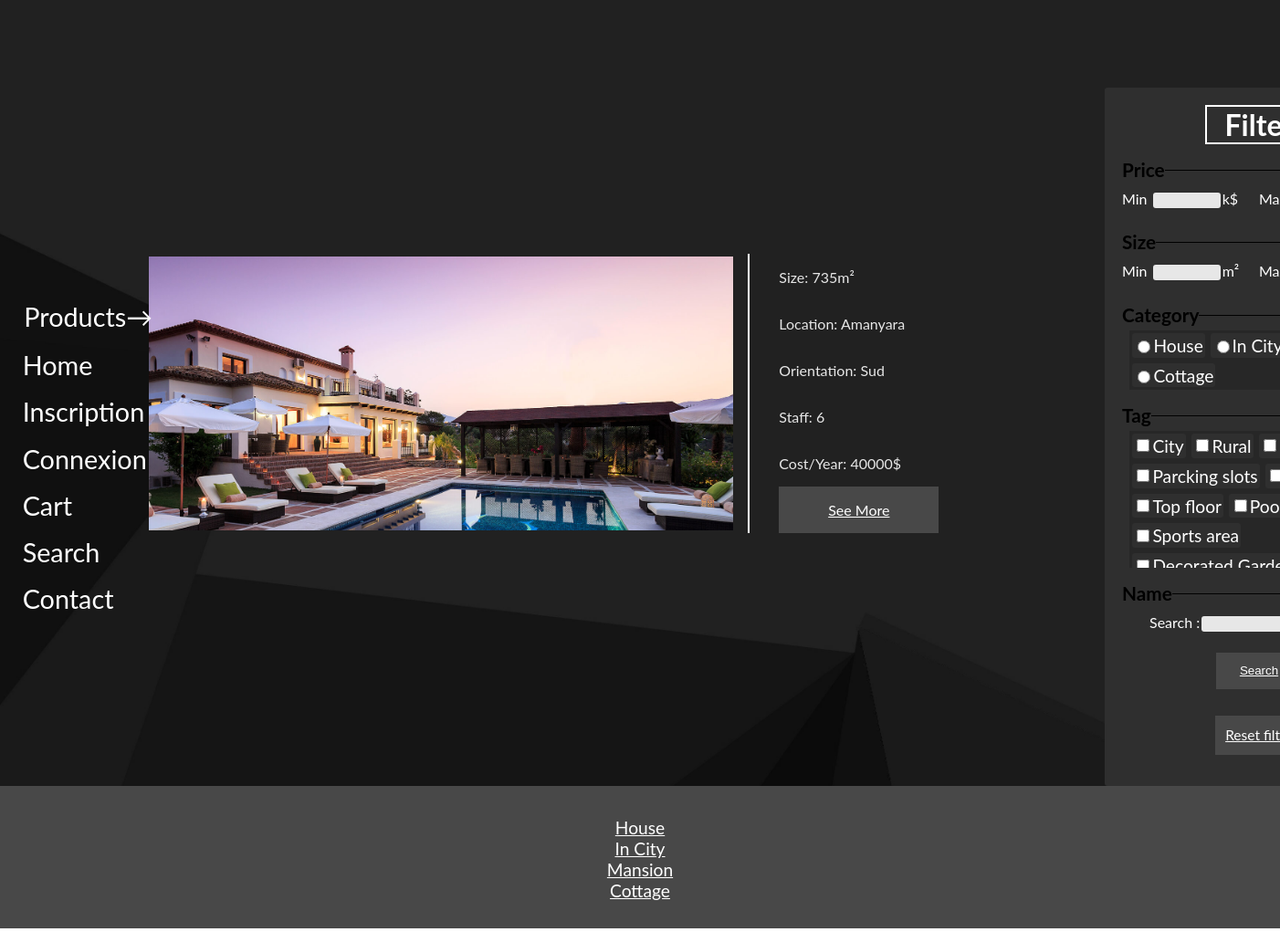
The page /product.php on the database as committed earlier.
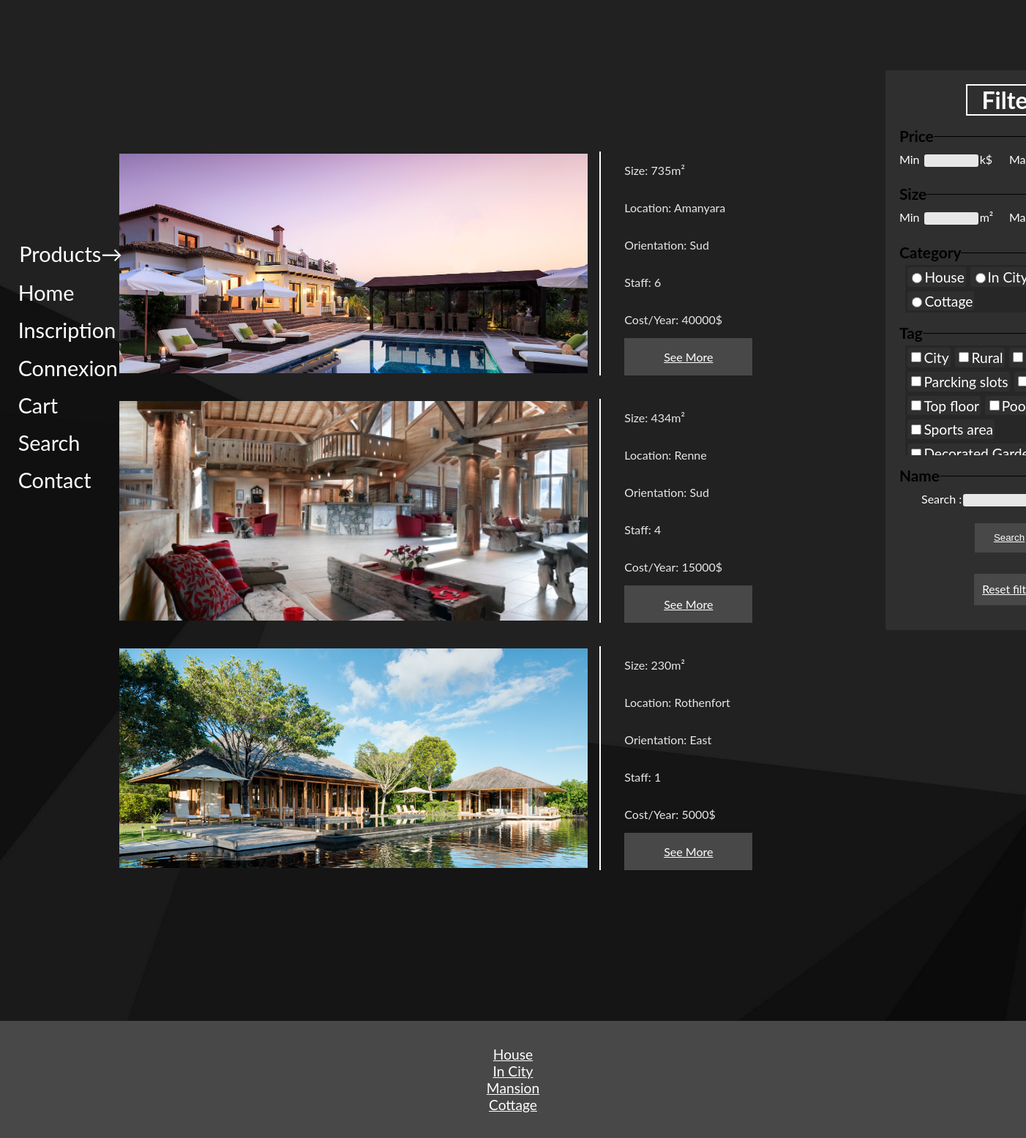
The same page on the database as committed later.
### tables this page shows
CREATE TABLE IF NOT EXISTS `products` (
  `id` int(11) NOT NULL AUTO_INCREMENT,
  `price` int(11) NOT NULL,
  `title` varchar(255) NOT NULL,
  `description` text NOT NULL,
  `image` varchar(255) NOT NULL,
  `size` float NOT NULL,
  `location` varchar(255) NOT NULL,
  `orientation` varchar(255) NOT NULL,
  `staff` int(11) NOT NULL,
  `cost` float NOT NULL,
  `id_agent` int(11) NOT NULL,
  PRIMARY KEY (`id`)
);

CREATE TABLE IF NOT EXISTS `category` (
  `id` int(11) NOT NULL AUTO_INCREMENT,
  `name` text NOT NULL,
  PRIMARY KEY (`id`)
);

### product.php (the view, shortened to what this page needs)
<!DOCTYPE html>
<html lang='en'>
	<head>
		<link rel='stylesheet' type='text/css' href="CSS/stylesheet.css" />
		<link rel="stylesheet" type="text/css" href="CSS/boot.css"/>
	</head>
	<body id='product-body'>
		<header>
			<?php include("header.php"); ?>
		</header>
		<main class='flexr just-center align-center'>
			<div id='products-box' class='flexc just-between align-center'>
			<?php
				if(!isset($_SESSION["product_filter"]))
				{
					$query = "SELECT title, image, users.name, users.avatar as avatar,  products.id as id_prod, size, price, cost , staff, location, orientation FROM products
						INNER JOIN agents ON products.id_agent = agents.id
						INNER JOIN users ON agents.id_user = users.id ";
				}
				else
				{
					$query = $_SESSION["product_filter"];
				}
				$products = $stmt->query($query)->fetchAll(PDO::FETCH_ASSOC);
				foreach($products as $product)
				{ ?>
					<div class='flexr just-between product-zone'>
						<div class='product-box flexr just-between align-center center'
							style='background-image:url(<?=$product["image"]?>); background-size:cover;'>
							</div>
							<div class='product-infos-plus flexc just-evenly align-start'>
								<p>Size: <?=$product["size"]?>m&#178;</p>
								<p>Location: <?=$product["location"]?></p>
								<p>Orientation: <?=$product["orientation"]?></p>
								<p>Staff: <?=$product["staff"]?></p>
								<p>Cost/Year: <?=$product["cost"]?>$</p>
								<a href='product.php?id=<?=$product["id_prod"]?>' class='product-link'>See More</a>
							</div>
						</div>
				<?php	}	?>
			</div>
			<div id='filter' class='flexc align-start'>
				<form id='filter-form' method='post'>
					<h1 id='filter-title'>Filter</h1>
					<div id='filter-zone' class='flexc just-start align-center'>
						<p class='filter-separator'>Price</p>
						<div id='filter-price' class='flexr just-between align-center'>
							<div class='filter-input-zone'>
								<label for='min-price'>Min</label>
								<input type='text' name='min-price' />k$
							</div>
							<div class='filter-input-zone'>
								<label for='max-price'>Max</label>
							</div>
						</div>
						<p class='filter-separator'>Size</p>
						<div id='filter-price' class='flexr just-between align-center'>
							<div class='filter-input-zone'>
								<label for='min-size'>Min</label>
								<input type='text' name='min-size' />m&#178;
							</div>
							<div class='filter-input-zone'>
								<label for='max-size'>Max</label>
							</div>
						</div>
						<p class='filter-separator' style='margin-bottom:5px;'>Category</p>
						<div class='filter-tag' style='max-height:280px;'>
							<?php
							$category = $stmt->query('SELECT * FROM category')->fetchAll(PDO::FETCH_ASSOC);
							foreach($category as $cat_tag)
							{
								echo "<span class='cat_tag'><input name='cat[]' type='radio' id='".$cat_tag["name"]."'
								value='".$cat_tag["id"]."'/>
								<label for='".$cat_tag["name"]."'>".$cat_tag["name"]."</label></span>";
							}
							?>
						</div>
						<p class='filter-separator' style='margin-bottom:5px;'>Tag</p>
						<div class='filter-tag' >
							<?php
							$sub_category = $stmt->query('SELECT * FROM `sub-category`')->fetchAll(PDO::FETCH_ASSOC);
							foreach($sub_category as $sub_cat_tag)
							{
								echo "<span class='cat_tag'><input type='checkbox' id='".$sub_cat_tag["name"]."'
								name='sub_cat[]' value='".$sub_cat_tag["id"]."'/>
								<label for='".$sub_cat_tag["name"]."' >".$sub_cat_tag["name"]."</label></span>";
							}
							?>
						</div>
					</div>
					<p class='filter-separator'>Name</p>
					<div class='filter-input-zone' id='filter-search'>
						<label for='search'>Search :</label><input type='text' name='search'/>
					</div>
					<div class='flexc just-center center align-center'>
						<input type='submit' name='filter_submit' value='Search' id='filter-submit' style='align-self:center;'/>
						<a href='product.php?filter=clear' id='filter-reset'>Reset filter</a>
					</div>
				</form>
			</div>
		</main>
		<footer>
			<?php include("footer.php"); ?>
		</footer>
	</body>
</html>

### header.php (shortened to what this page needs)
<div  class="flexc align-start">
	<?php 	session_start();
	$stmt = new PDO("mysql:host=localhost;dbname=boutique","root","");
	$category = $stmt->query("SELECT * FROM category")->fetchAll(PDO::FETCH_ASSOC);
	?>
	<div id="product-dropdown" class="flexr">
		<a href="product.php" class="header-link">Products&rarr;</a>
			<?php
				foreach($category as $cat)
				{
					$sub_category = $stmt->query("SELECT * FROM `sub-category` WHERE id_category =".$cat["id"])->fetchAll(PDO::FETCH_ASSOC);
				}
			?>
	</div>
	<a href="index.php" class="header-link">Home</a>
	<?php
		if(isset($_SESSION["id"]))
		{	?>
			<a href="profil.php" class="header-link" id="profil-link">Profil</a>
			<a href="index.php?deco=true" class="header-link">Disconnect</a>
	<?php 	}
		else
		{ ?>
			<a href="inscription.php" class="header-link" id="profil-link">Inscription</a>
			<a href="connexion.php" class="header-link" id="profil-link">Connexion</a>
	<?php	} ?>
	<a href="cart.php" class="header-link" id="cart-link" >Cart</a>
	<a href="cart.php" class="header-link" id="search-link" >Search</a>
	<a href="cart.php" class="header-link" id="contact-link" >Contact</a>
</div>

### footer.php (shortened to what this page needs)
<?php
	$stmt = new PDO("mysql:host=localhost;dbname=boutique","root","");
	$category = $stmt->query("SELECT * FROM category")->fetchAll(PDO::FETCH_ASSOC);
?>
	<div class='footer-container'>
		<?php
			foreach($category as $cat)
			{
				echo "<a href='product.php?category=".$cat["id"]."'>".$cat["name"]."</a>";
			}
		?>
	</div>

### CSS/stylesheet.css (style rules this page uses)
body { font-family:lato; margin:0; padding:0; display:flex; flex-direction:column; justify-content:center; background-color:#484848; min-height:100vh; }
header { position:fixed; top:20em; left:1em; }
header a { color:white; font-size:1.8em; text-decoration:none; width:fit-content; }
.header-link { transition:all 0.3s ease; margin:0.3em; }
#product-dropdown { position:relative; padding:0.1em; height:fit-content; width:fit-content; }
main { min-height:100vh; }
footer { display:flex; justify-content:space-evenly; height:10em; background:#484848; }
.footer-container { width:80%; font-size:1.2em; color:white; text-align:center; display:flex; flex-direction:column; align-self:center; }
footer a { color:white; transition:font-size 0.2s ease; }
#product-body { background:url("../media/images/bg.jpg"); background-size:cover; background-repeat:no-repeat; }
.product-box { height:300px; overflow:hidden; width:40em; }
.product-zone { margin:1em; }
#products-box { width:1100px; max-height:80vh; overflow-y:scroll; }
.product-infos-plus { border-left: 2px solid white; height:75%; padding-left:1em; margin-left:1em; color:#e7e7e7; width:191px; }
.product-link { background:#484848; padding:1em; transition:all 0.2s ease; text-align:center; color:white; margin-left:1em; }
.product-infos-plus p { margin:1em; }
#filter { margin-top:6em; margin-left:4em; margin-right:-12em; color:white; background:#2f2f2f; border-radius:3px; height:fit-content; padding:1.2em; width:300px; }
.filter-input-zone { margin-top:10px; margin-bottom:10px; width:80%; justify-self:center; }
.filter-input-zone input { background-color:#e7e7e7; border:0px; border-radius:3px; margin-left:2px; margin-right:2px; width:70px; color:black; }
.filter-separator { width:100%; display:flex; justify-content:center; margin:0px; color:black; font-size:1.3em; font-weight:bold; margin-top:0.7em; }
.filter-separator::after { content:""; width:100%; height:1px; background:black; align-self:center; margin-top:0.1em; }
#filter-price { width:100%; }
#filter-title { text-align:center; border:2px solid white; margin:auto; margin-top:0; margin-bottom:0; width:fit-content; padding:0.6em; padding-top:0em; padding-bottom:0; }
.filter-tag { display:flex; flex-direction:row; flex-wrap:wrap; max-width:95%; overflow-y:scroll; max-height:150px; background:#272727; }
.cat_tag { font-size:1.2em; width:fit-content; display:flex; justify-content:space-between; padding:0.1em; background:#2f2f2f; border-radius:3px; margin:3px; transition:background 0.2s ease; }
.cat_tag input { height:14px; width:14px; align-self:center; }
#filter-submit { width:7em; color:white; height:3em; background:#484848; border:0px; text-decoration:underline; transition:all 0.2s ease; margin:1em; }
#filter-search input { width:13em; }
#filter-reset { width:5em; color:white; padding:0.6em; padding-top:0.8em; padding-bottom:0.8em; background:#484848; border:0px; text-decoration:underline; transition:all 0.2s ease; margin:1em; text-align:center; font-size:0.97em; }

### CSS/boot.css (style rules this page uses)
.flexc { display:flex; flex-direction:column; }
.flexr { display:flex; flex-direction:row; }
.align-center { align-items:center; }
.center { align-self:center; }
.align-start { align-self:flex-start; }
.just-center { justify-content:center; }
.just-between { justify-content:space-between; }
.just-evenly { justify-content:space-evenly; }
.just-start { justify-content:flex-start; }

Rows that differ between the two databases and show on the page:
added products: image (picture), size "434", location "Renne", orientation "Sud", staff "4", cost "15000"
added products: image (picture), size "230", location "Rothenfort", orientation "East", staff "1", cost "5000"
